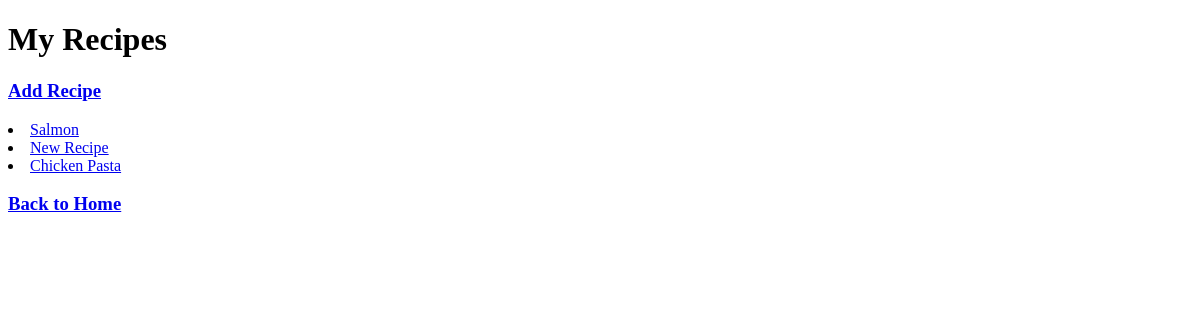
The app's page /pantry/recipes/ (signed in), older data.
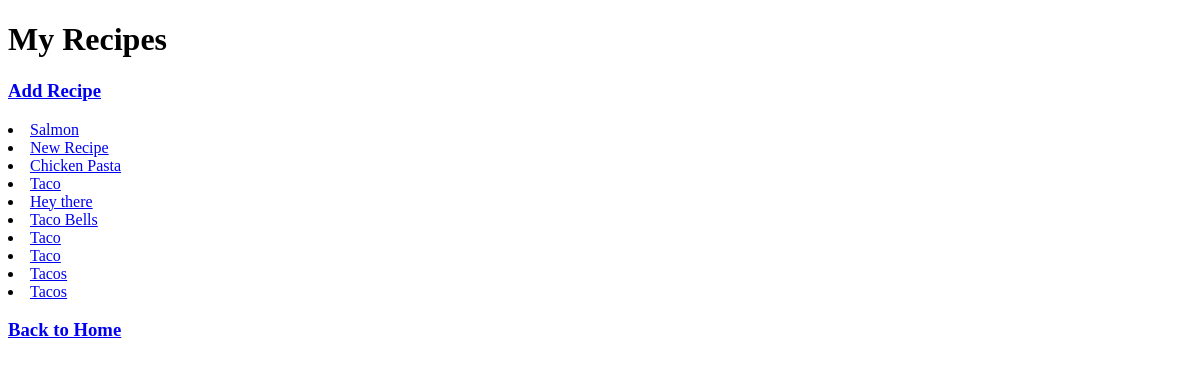
The same page, newer data.
### recipes/models.py (models this page shows, shortened)
class Recipe(models.Model):
    user = models.ForeignKey(settings.AUTH_USER_MODEL, on_delete=models.CASCADE)
    name = models.CharField(max_length=220)
    description = models.TextField(blank=True, null=True)
    directions = models.TextField(blank=True, null=True)
    timestamp = models.DateTimeField(auto_now_add=True)
    updated = models.DateTimeField(auto_now=True)
    active = models.BooleanField(default=True)
    def get_absolute_url(self):
        return reverse('recipes:detail', kwargs={'id':self.id})

### recipes/views.py (the view)
# urls.py: path('', recipe_list_view, name='list'),
@login_required
def recipe_list_view(request):
    qs = Recipe.objects.filter(user=request.user)
    context = {
        'object_list':qs
    }
    return render(request, 'recipes/list.html', context=context)

### Templates/Recipes/list.html (shortened to what this page needs)
{% extends 'Base.html' %}
{% block title %}
<h1>My Recipes</h1>
<h3><a href='{% url "recipes:create" %}'>Add Recipe</a></h3>
{% endblock title %}
{% block content %}
<p>{% for x in object_list %}
<li><a href='{{ x.get_absolute_url }}'>{{ x.name }}</a></li>
{% endfor %}
</p>
<h3><a href='../../'>Back to Home</a></h3>
{% endblock content %}

### Templates/Base.html (shortened to what this page needs)
<!DOCTYPE html>
<html>
    <head>
        {% block title %}
        {% endblock title %}
    </head>
    <body>
        {% block content %}
        {% endblock content %}
    </body>
</html>

Row changes from the older to the newer data that the page shows:
added Recipe: name "Taco"
added Recipe: name "Hey there"
added Recipe: name "Taco Bells"
added Recipe: name "Taco"
added Recipe: name "Taco"
added Recipe: name "Tacos"
added Recipe: name "Tacos"
